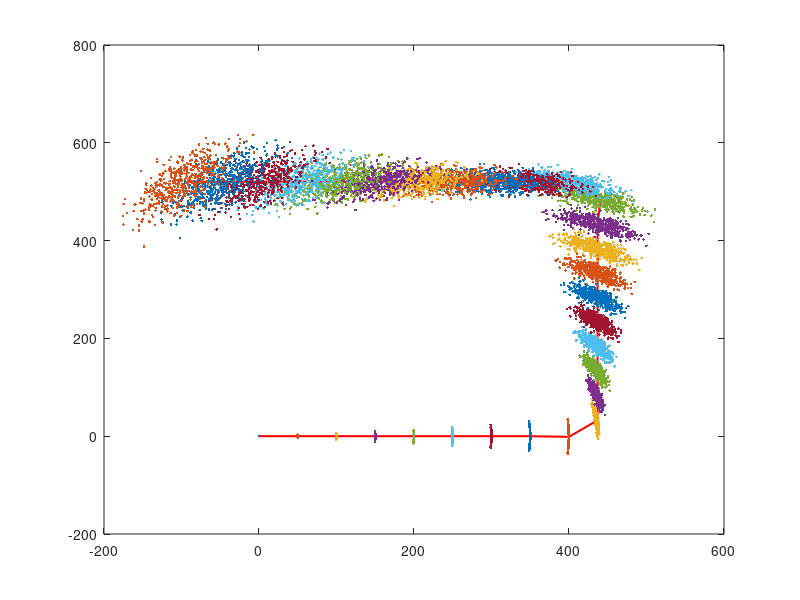

This chart was generated by the following MATLAB code:
clc
close all

%Initial setting of mobile robot
x = 200;
y = 200;
theta = pi/4;

constant = 0.000005;
a1 = constant;
a2 = constant;
a3 = constant;
a4 = constant;

trajectory_data = zeros(3,500,30);
odom = zeros(3,30);
odom(:,:) = NaN;
odom(:,1:3)= 0;

trajectory_data(:,:,:) = NaN;
trajectory_data(:,:,1) = 0;

n = 1;
t = 2;

while (t <= 30 )
    

if t < 10
    delta_rot1 = 0;

    delta_trans =50;

    delta_rot2 = 0;
 

elseif (t >= 10)&&(t < 12)
    delta_rot1 = 0;

    delta_trans = 50;

    delta_rot2 = pi/4;
    
 
    
    
elseif (t >= 12)&&(t < 20)
    delta_rot1 = 0;

    delta_trans = 50;

    delta_rot2 = 0;

 

    
elseif (t >= 20)&&(t < 22)
    delta_rot1 = 0;

    delta_trans = 50;

    delta_rot2 = pi/4;
    
    
elseif (t >= 22)&&(t <= 30)
    delta_rot1 = 0;

    delta_trans = 50;

    delta_rot2 = 0;
    
 
end


for n = 1: 500
    
delta_rot1_noise = delta_rot1 - normrnd(0,(a1*delta_rot1^2 + a2*delta_trans^2));

delta_trans_noise = delta_trans - normrnd(0,(a3*delta_trans^2 + a4*delta_rot1^2 + a4*delta_rot2^2));

delta_rot2_noise = delta_rot2 - normrnd(0,(a1*delta_rot2^2 + a2*delta_trans^2));


x = trajectory_data(1,n,t-1) + delta_trans_noise * cos(theta + delta_rot1_noise);

y = trajectory_data(2,n,t-1) + delta_trans_noise * sin(theta + delta_rot1_noise);

theta = trajectory_data(3,n,t-1) + delta_rot1_noise + delta_rot2_noise;


trajectory_data(1,n,t) = x;

trajectory_data(2,n,t) = y;

trajectory_data(3,n,t) = theta;


n = n + 1;

end



t = t + 1;


if t < 10
    
    delta_rot1 = 0;

    delta_trans =50;

    delta_rot2 = 0;
    
    odom(1,t) = odom(1,t-1) + delta_trans;
    
    odom(2,t) = odom(2,t-1);
    
    odom(3,t) = odom(3,t-1) + delta_rot1 + delta_rot2;

elseif (t >= 10)&&(t < 12)
    delta_rot1 = 0;

    delta_trans = 50;

    delta_rot2 = deg2rad(45);
    
    odom(1,t) = odom(1,t-1) + delta_trans * cos(theta + delta_rot1);

    odom(2,t) = odom(2,t-1) + delta_trans * sin(theta + delta_rot1);
    
    odom(3,t) = odom(3,t-1) + delta_rot1 + delta_rot2;
    
    
elseif (t >= 12)&&(t < 20)
    delta_rot1 = 0;

    delta_trans = 50;

    delta_rot2 = 0;

    odom(1,t) = odom(1,t-1);

    odom(2,t) = odom(2,t-1) + delta_trans;
    
    odom(3,t) = odom(3,t-1) + delta_rot1 + delta_rot2;

    
elseif (t >= 20)&&(t < 22)
    delta_rot1 = 0;

    delta_trans = 50;

    delta_rot2 = deg2rad(45);
        
    odom(1,t) = odom(1,t-1) + delta_trans * cos(theta + delta_rot1);

    odom(2,t) = odom(2,t-1) + delta_trans * sin(theta + delta_rot1);
    
    odom(3,t) = odom(3,t-1) + delta_rot1 + delta_rot2;
    
    
elseif (t >= 22)&&(t <= 31)
    delta_rot1 = 0;

    delta_trans = 50;

    delta_rot2 = 0;
    
    odom(1,t) = odom(1,t-1) + delta_trans * cos(-pi);

    odom(2,t) = odom(2,t-1);
    
    odom(3,t) = odom(3,t-1) + delta_rot1 + delta_rot2;
end
end

plot(odom(1,:),odom(2,:),'r','LineWidth',1.5);
pause(3);
hold on 

for m = 1:30
  scatter(trajectory_data(1,5:500,m),trajectory_data(2,5:500,m),'.');
  pause(1);
  hold on
end

%  pause(0.);
% 
% hold on